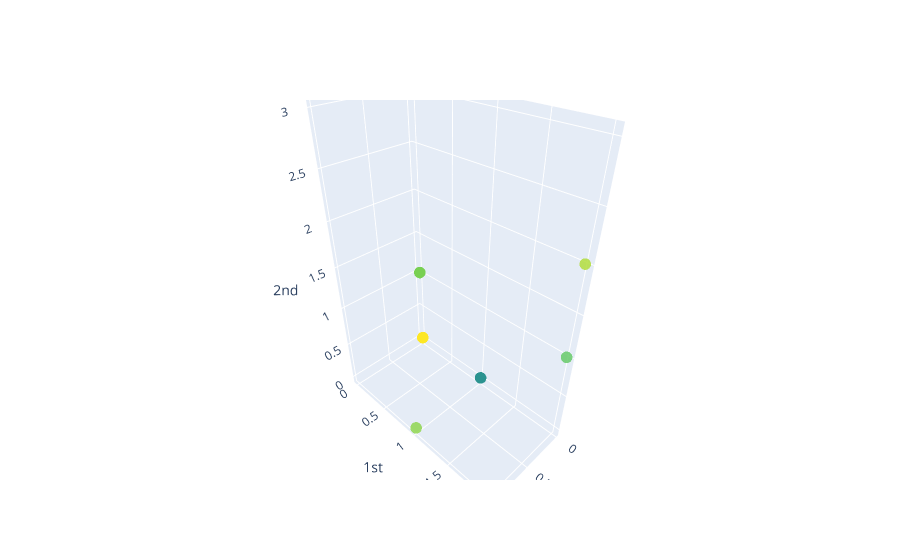

Write notebook code for a chart like this one.
### Code cell
print(B_train.shape)
BC1 = B_train[:,1,:]
plot_point_cloud(BC1)
print(BC1.shape)

### Figure 1 — Plotly figure (JSON) as saved in the notebook; plotly's stock layout.template omitted (floating-point values rounded to 4 significant figures; data arrays with more than 128 entries replaced by an {"elided": "..."} marker saying what was removed)
{"data": [{"marker": {"color": {"elided": "400 int values"}, "colorscale": [[0, "#440154"], [0.1111, "#482878"], [0.2222, "#3e4989"], [0.3333, "#31688e"], [0.4444, "#26828e"], [0.5556, "#1f9e89"], [0.6667, "#35b779"], [0.7778, "#6ece58"], [0.8889, "#b5de2b"], [1, "#fde725"]], "opacity": 0.8, "size": 4}, "mode": "markers", "type": "scatter3d", "x": {"elided": "400 int values"}, "y": {"elided": "400 int values"}, "z": {"elided": "400 int values"}}], "layout": {"scene": {"xaxis": {"exponentformat": "e", "showexponent": "all", "title": {"text": "0th"}, "type": "linear"}, "yaxis": {"exponentformat": "e", "showexponent": "all", "title": {"text": "1st"}, "type": "linear"}, "zaxis": {"exponentformat": "e", "showexponent": "all", "title": {"text": "2nd"}, "type": "linear"}}}}
